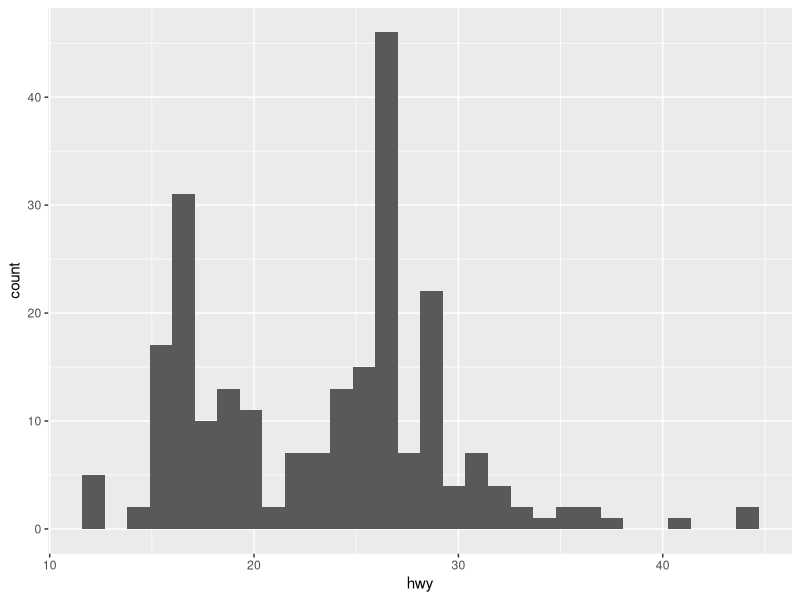
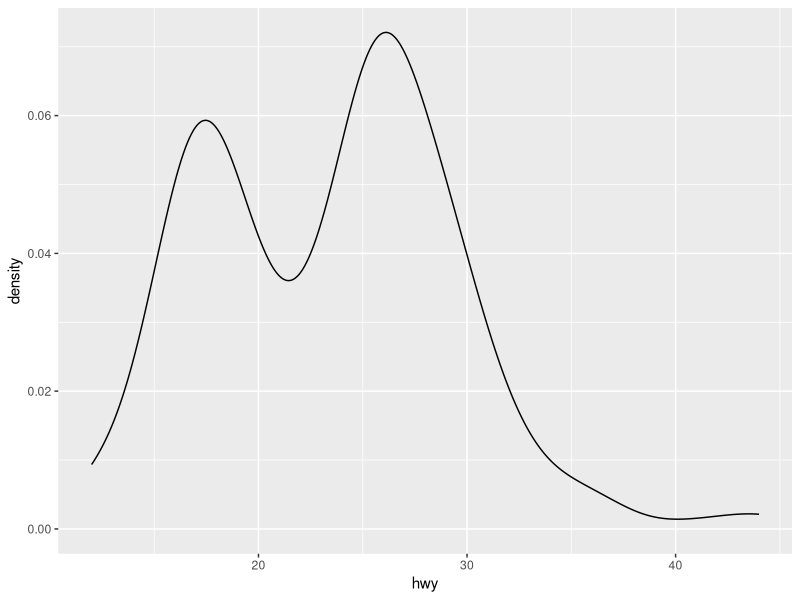
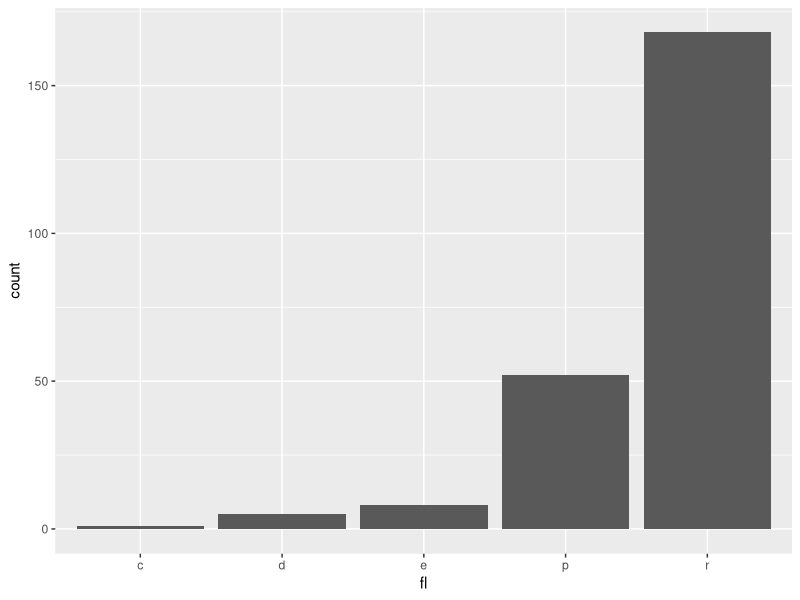

Source code (R) for these figures, in order:
### One variable plots

library(tidyverse)

# Continuous variables: histogram most common
ggplot(mpg, aes(x = hwy)) +
  geom_histogram()

# showcase: density
ggplot(mpg, aes(x = hwy)) +
  geom_density()

# example for discrete var: barplot
ggplot(mpg, aes(fl)) +
  geom_bar()

# Exercise
browseURL("https://krlmlr.github.io/vistransrep/2019-11-zhr/scatter.html")
